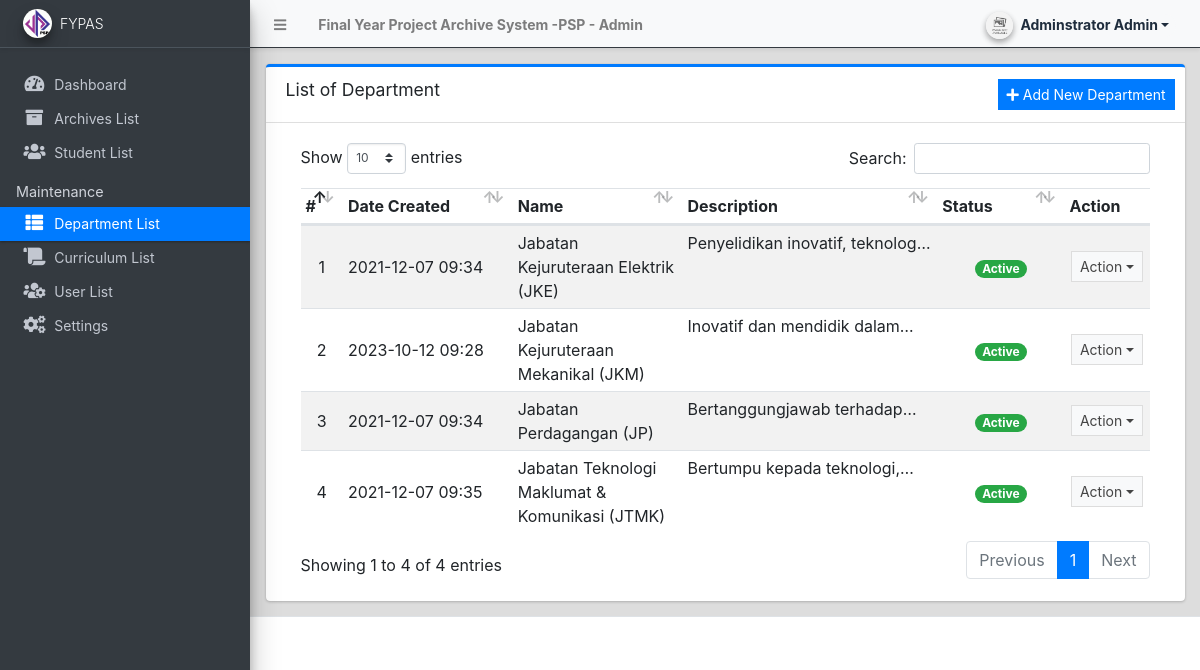
/admin/?page=departments (signed in), run on the app's committed database.
### tables this page shows
CREATE TABLE `department_list` (
  `id` int(30) NOT NULL,
  `name` text NOT NULL,
  `description` text NOT NULL,
  `status` tinyint(1) NOT NULL DEFAULT 1,
  `date_created` datetime NOT NULL DEFAULT current_timestamp(),
  `date_updated` datetime DEFAULT NULL ON UPDATE current_timestamp()
);

### admin/departments/index.php (the view, shortened to what this page needs)
<div class="card card-outline card-primary">
	<div class="card-header">
		<h3 class="card-title">List of Department</h3>
		<div class="card-tools">
			<a href="javascript:void(0)" id="create_new" class="btn btn-flat btn-sm btn-primary"><span class="fas fa-plus"></span>  Add New Department</a>
		</div>
	</div>
	<div class="card-body">
		<div class="container-fluid">
        <div class="container-fluid">
			<table class="table table-hover table-striped">
				<colgroup>
					<col width="5%">
					<col width="20%">
					<col width="20%">
					<col width="30%">
					<col width="15%">
					<col width="10%">
				</colgroup>
				<thead>
					<tr>
						<th>#</th>
						<th>Date Created</th>
						<th>Name</th>
						<th>Description</th>
						<th>Status</th>
						<th>Action</th>
					</tr>
				</thead>
				<tbody>
					<?php
						$i = 1;
						$qry = $conn->query("SELECT * from `department_list`order by `name` asc ");
						while($row = $qry->fetch_assoc()):
					?>
						<tr>
							<td class="text-center"><?php echo $i++; ?></td>
							<td class=""><?php echo date("Y-m-d H:i",strtotime($row['date_created'])) ?></td>
							<td><?php echo ucwords($row['name']) ?></td>
							<td class="truncate-1"><?php echo $row['description'] ?></td>
							<td class="text-center">
                                <?php
                                    switch($row['status']){
                                        case '1':
                                            echo "<span class='badge badge-success badge-pill'>Active</span>";
                                            break;
                                    }
                                ?>
                            </td>
							<td align="center">
								 <button type="button" class="btn btn-flat btn-default btn-sm dropdown-toggle dropdown-icon" data-toggle="dropdown">
				                  		Action
				                  </button>
							</td>
						</tr>
					<?php endwhile; ?>
				</tbody>
			</table>
		</div>
		</div>
	</div>
</div>

### data on the page
department_list: date_created "2021-12-07 09:34", name "Jabatan Kejuruteraan Elektrik (JKE)", description "Penyelidikan inovatif,…", status "Active"
department_list: date_created "2023-10-12 09:28", name "Jabatan Kejuruteraan Mekanikal (JKM)", description "Inovatif dan mendidik…", status "Active"
department_list: date_created "2021-12-07 09:34", name "Jabatan Perdagangan (JP)", description "Bertanggungjawab…", status "Active"
department_list: date_created "2021-12-07 09:35", name "Jabatan Teknologi Maklumat & Komunikasi (JTMK)", description "Bertumpu kepada…", status "Active"

### other printed values
$_settings->info('name') "Final Year Project Archive System -PSP"
$_settings->userdata('firstname').' '.$_settings->userdata('lastname') "Adminstrator Admin"
$_settings->info('short_name') "FYPAS"
